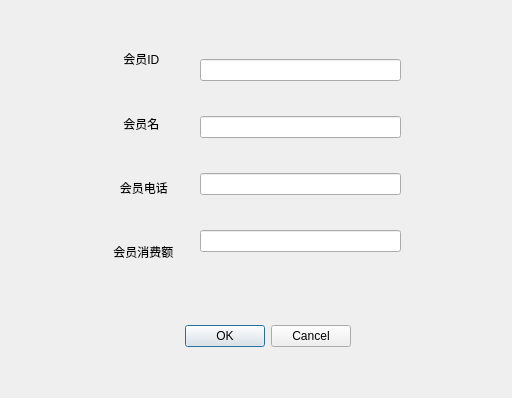
<?xml version="1.0" encoding="UTF-8"?>
<ui version="4.0">
 <class>Dialog2</class>
 <widget class="QDialog" name="Dialog2">
  <property name="geometry">
   <rect>
    <x>0</x>
    <y>0</y>
    <width>512</width>
    <height>398</height>
   </rect>
  </property>
  <property name="windowTitle">
   <string>Dialog</string>
  </property>
  <widget class="QDialogButtonBox" name="buttonBox">
   <property name="geometry">
    <rect>
     <x>10</x>
     <y>320</y>
     <width>341</width>
     <height>32</height>
    </rect>
   </property>
   <property name="orientation">
    <enum>Qt::Horizontal</enum>
   </property>
   <property name="standardButtons">
    <set>QDialogButtonBox::Cancel|QDialogButtonBox::Ok</set>
   </property>
  </widget>
  <widget class="QWidget" name="verticalLayoutWidget">
   <property name="geometry">
    <rect>
     <x>200</x>
     <y>30</y>
     <width>201</width>
     <height>251</height>
    </rect>
   </property>
   <layout class="QVBoxLayout" name="verticalLayout">
    <item>
     <widget class="QLineEdit" name="lineEdit"/>
    </item>
    <item>
     <widget class="QLineEdit" name="lineEdit_2"/>
    </item>
    <item>
     <widget class="QLineEdit" name="lineEdit_3"/>
    </item>
    <item>
     <widget class="QLineEdit" name="lineEdit_4"/>
    </item>
   </layout>
  </widget>
  <widget class="QWidget" name="verticalLayoutWidget_2">
   <property name="geometry">
    <rect>
     <x>110</x>
     <y>30</y>
     <width>91</width>
     <height>251</height>
    </rect>
   </property>
   <layout class="QVBoxLayout" name="verticalLayout_2">
    <item>
     <widget class="QLabel" name="label">
      <property name="text">
       <string>    会员ID</string>
      </property>
     </widget>
    </item>
    <item>
     <widget class="QLabel" name="label_2">
      <property name="text">
       <string>    会员名</string>
      </property>
     </widget>
    </item>
    <item>
     <widget class="QLabel" name="label_3">
      <property name="text">
       <string>   会员电话</string>
      </property>
     </widget>
    </item>
    <item>
     <widget class="QLabel" name="label_4">
      <property name="text">
       <string> 会员消费额</string>
      </property>
     </widget>
    </item>
   </layout>
  </widget>
 </widget>
 <resources/>
 <connections>
  <connection>
   <sender>buttonBox</sender>
   <signal>accepted()</signal>
   <receiver>Dialog2</receiver>
   <slot>accept()</slot>
   <hints>
    <hint type="sourcelabel">
     <x>248</x>
     <y>254</y>
    </hint>
    <hint type="destinationlabel">
     <x>157</x>
     <y>274</y>
    </hint>
   </hints>
  </connection>
  <connection>
   <sender>buttonBox</sender>
   <signal>rejected()</signal>
   <receiver>Dialog2</receiver>
   <slot>reject()</slot>
   <hints>
    <hint type="sourcelabel">
     <x>316</x>
     <y>260</y>
    </hint>
    <hint type="destinationlabel">
     <x>286</x>
     <y>274</y>
    </hint>
   </hints>
  </connection>
 </connections>
</ui>
